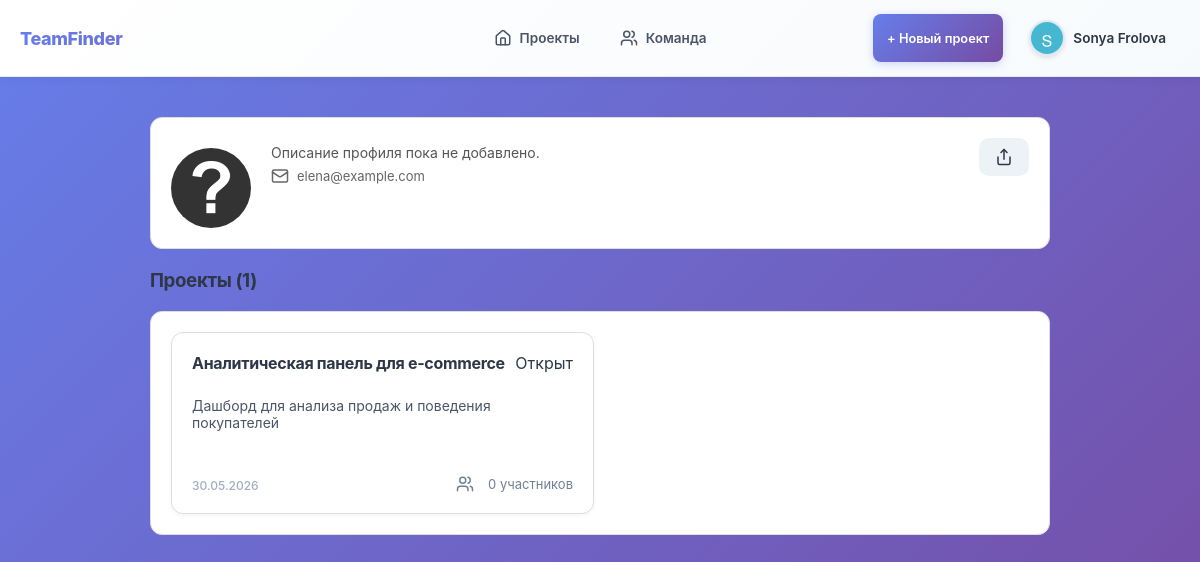
The app's page /users/5/ (signed in), older data.
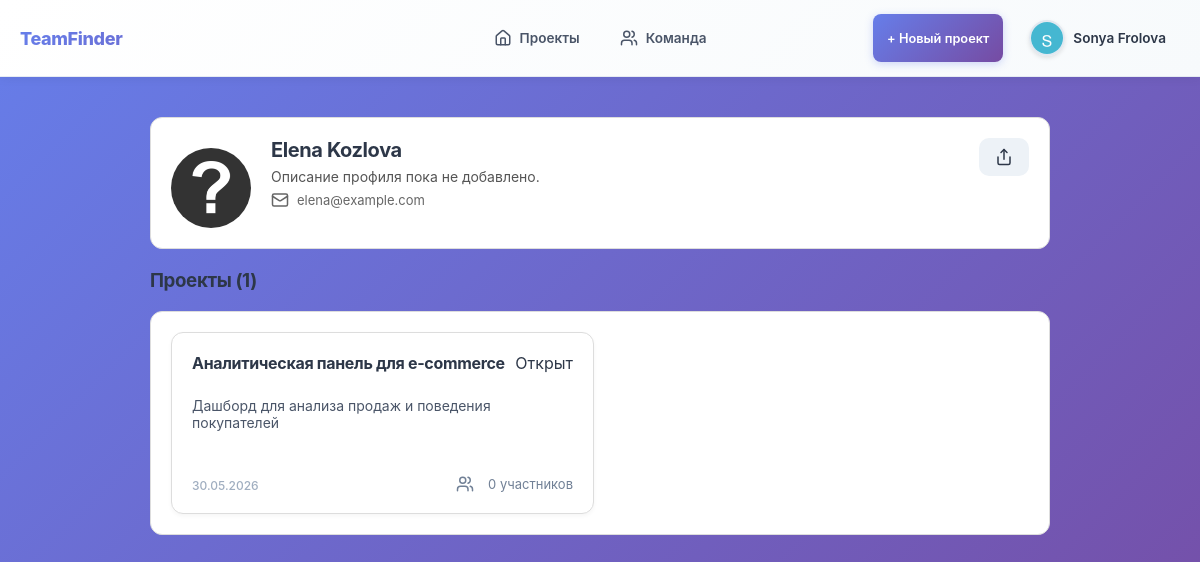
The same page, newer data.
### users/models.py (models this page shows, shortened)
class User(AbstractUser):
    username = None
    email = models.EmailField(unique=True)
    name = models.CharField(max_length=124)
    surname = models.CharField(max_length=124)
    avatar = models.ImageField(
        upload_to="avatars/", blank=True, null=True
    )
    phone = models.CharField(max_length=12, blank=True)
    github_url = models.URLField(blank=True)
    about = models.TextField(max_length=256, blank=True)
    skills = models.ManyToManyField(Skill, blank=True, related_name="users")
    is_active = models.BooleanField(default=True)
    is_staff = models.BooleanField(default=False)
    USERNAME_FIELD = "email"
    REQUIRED_FIELDS = ["name", "surname"]
    objects = UserManager()

### projects/models.py (models this page shows, shortened)
class Project(models.Model):
    name = models.CharField(max_length=200, verbose_name="Название")
    description = models.TextField(blank=True, verbose_name="Описание")
    owner = models.ForeignKey(
        settings.AUTH_USER_MODEL,
        on_delete=models.CASCADE,
        related_name="owned_projects",
        verbose_name="Владелец",
    )
    created_at = models.DateTimeField(auto_now_add=True, verbose_name="Дата создания")
    github_url = models.URLField(blank=True, verbose_name="Ссылка на GitHub")
    status = models.CharField(
        max_length=6, choices=STATUS_CHOICES, default=STATUS_OPEN, verbose_name="Статус"
    )
    participants = models.ManyToManyField(
        settings.AUTH_USER_MODEL,
        blank=True,
        related_name="participated_projects",
        verbose_name="Участники",
    )
    favorited_by = models.ManyToManyField(
        settings.AUTH_USER_MODEL,
        blank=True,
        related_name="favorite_projects",
        through="Favorite",
        verbose_name="В избранном у",
    )
    required_skills = models.ManyToManyField(
        "users.Skill",
        blank=True,
        related_name="projects",
        verbose_name="Необходимые навыки",
    )
    class Meta:
        ordering = ["-created_at"]
        verbose_name = "Проект"
        verbose_name_plural = "Проекты"

### users/views.py (the view)
# urls.py: path("<int:user_id>/", views.user_detail, name="user_detail"),
def user_detail(request, user_id):
    user = get_object_or_404(User, id=user_id)
    return render(request, "users/user-details.html", {"user": user})

### templates/users/user-details.html (shortened to what this page needs)
{% extends 'base.html' %}
{% load static %}
{% block extra_css %}
<link rel="stylesheet" href="{% static 'css/project_list.css' %}">
<link rel="stylesheet" href="{% static 'css/profile.css' %}">
<link rel="stylesheet" href="{% static 'css/skills.css' %}">
{% endblock %}
{% with page_id="profile" %}
{% block content %}
<div class="profile-container">
    <div class="profile-header">
        <div class="profile-info">
            {% if user.avatar %}
                <img src="{{ user.avatar.url }}" alt="Аватар" class="profile-avatar">
            {% else %}
                <img src="{% static 'images/default-avatar.png' %}" alt="Аватар по умолчанию" class="profile-avatar">
            {% endif %}
            <div class="profile-details">
                <h2 class="profile-name">{{ user.name }} {{ user.surname }}</h2>
                <p class="profile-description">
                    {{ user.about|default:"Описание профиля пока не добавлено." }}
                </p>
                <div class="profile-contacts">
                    {% if user.email %}
                    <span>{% include 'includes/svg/email.html' %} {{ user.email }}</span>
                    {% endif %}
                </div>
            </div>
        </div>
        <div class="profile-actions">
            <a href="#"
               class="black-button black-button-share share-button"
               data-url="/users/{{ user.id }}">
            </a>
        </div>
    </div>
    <h3>Проекты ({{ user.owned_projects.all|length }})</h3>
    <div class="collapsed-project-grid">
        {% for project in user.owned_projects.all %}
        <div class="collapsed-project-card">
            <div class="collapsed-project-card-header">
                <h4><a href="/projects/{{ project.id }}">{{ project.name }}</a></h4>
                <span class="project-status-black">
                    {% if project.status == "open" %}
                        Открыт
                    {% elif project.status == "closed" %}
                        Закрыт
                    {% else %}
                        {{ project.status }}
                    {% endif %}
                </span>
            </div>
            <div class="collapsed-project-card-body">
                <div class="collapsed-project-card-description">
                    <p class="project-card-description">{{ project.description|truncatechars:150 }}</p>
                </div>
                <div class="collapsed-project-card-footer">
                    <p class="project-date">{{ project.created_at|date:"d.m.Y" }}</p>
                    {% with count=project.participants.count %}
                    <div class="project-participants">
                        {{ count }}
                        {% if count|add:'-11'|divisibleby:100 or count|add:'-12'|divisibleby:100 or count|add:'-13'|divisibleby:100 or count|add:'-14'|divisibleby:100 %}
                            участников
                        {% elif count|add:'-1'|divisibleby:10 %}
                            участник
                        {% elif count|add:'-2'|divisibleby:10 or count|add:'-3'|divisibleby:10 or count|add:'-4'|divisibleby:10 %}
                            участника
                        {% else %}
                            участников
                        {% endif %}
                    </div>
                    {% endwith %}
                </div>
            </div>
        </div>
        {% empty %}
        <p>Пока нет проектов</p>
        {% endfor %}
    </div>
</div>
{% endblock %}
{% endwith %}

### templates/base.html (shortened to what this page needs)
{% load static %}
<!DOCTYPE html>
<html lang="ru">
<head>
    <link rel="stylesheet" href="{% static 'css/base.css' %}">
    <link rel="stylesheet" href="{% static 'css/header.css' %}">
    {% block extra_css %}{% endblock %}
</head>
<body data-page="{% block page_id %}default{% endblock %}">
{% include 'includes/header.html' %}
{% block content %}{% endblock %}
</body>
</html>

### templates/includes/header.html (shortened to what this page needs)
{% load static %}
<header class="site-header">
    <div class="container">
        <div class="header-content">
            <a href="/projects/list/" class="logo-link">TeamFinder</a>
            <nav class="main-nav">
                <a href="/projects/list/" class="nav-link">
                    <p>Проекты</p>
                </a>
                <a href="/users/list/" class="nav-link">
                    <p>Команда</p>
                </a>
            </nav>
            <div class="user-actions">
                {% if request.user.is_authenticated %}
                <a href="{% url 'projects:create_project' %}" class="action-button nav-link">
                    + Новый проект
                </a>
                <a class="user-menu nav-link">
                    {% if request.user.avatar %}
                        <img src="{{ request.user.avatar.url }}" alt="Аватар пользователя" class="avatar">
                    {% else %}
                        <img src="{% static 'images/default-avatar.png' %}" alt="Аватар по умолчанию" class="avatar">
                    {% endif %}
                    <span class="username">{{ request.user.name }} {{ request.user.surname }}</span>
                </a>
                {% endif %}
            </div>
        </div>
    </div>
</header>

### static/css/base.css (style rules this page uses)
html { overflow-y: scroll; scroll-behavior: smooth; }
body { margin: 0; padding: 0; font-family: 'Inter', 'Roboto', 'Segoe UI', Tahoma, sans-serif; background: linear-gradient(135deg, #667eea 0%, #764ba2 100%); background-attachment: fixed; color: #2d3748; min-height: 100vh; }
h1, h2, h3, h4, h5, h6 { font-weight: 700; letter-spacing: -0.02em; }
a { color: inherit; text-decoration: none; transition: color 0.2s ease; }
.container { max-width: 1280px; margin: 0 auto; padding: 2.5rem; }
span { display: inline-flex; align-items: center; }
.share-button { display: inline-flex; align-items: center; justify-content: center; padding: 10px 16px; background: #edf2f7; border-radius: 10px; transition: all 0.2s ease; }

### static/css/header.css (style rules this page uses)
.site-header { background: linear-gradient(135deg, #ffffff 0%, #f7fafc 100%); border-bottom: 1px solid rgba(226, 232, 240, 0.8); backdrop-filter: blur(10px); position: sticky; top: 0; z-index: 50; font-family: 'Inter', 'Roboto', sans-serif; box-shadow: 0 2px 10px rgba(0, 0, 0, 0.05); }
.container { max-width: 1280px; margin: 0 auto; padding: 14px 20px; display: flex; justify-content: space-between; align-items: center; }
.header-content { display: grid; grid-template-columns: 1fr auto 1fr; align-items: center; gap: 20px; width: 100%; }
.logo-link { font-weight: 800; font-size: 18px; background: linear-gradient(135deg, #667eea 0%, #764ba2 100%); -webkit-background-clip: text; -webkit-text-fill-color: transparent; background-clip: text; text-decoration: none; letter-spacing: -0.02em; }
.main-nav { display: flex; justify-content: center; gap: 12px; }
.nav-link { display: inline-flex; align-items: center; font-size: 0.85rem; color: #4a5568; padding: 8px 14px; border-radius: 8px; transition: all 0.2s cubic-bezier(0.4, 0, 0.2, 1); font-weight: 600; height: 32px; }
.action-button { color: white; background: linear-gradient(135deg, #667eea 0%, #764ba2 100%); font-size: 0.8rem; box-shadow: 0 2px 8px rgba(102, 126, 234, 0.3); }
.user-actions { display: flex; gap: 12px; align-items: center; justify-content: flex-end; }
.user-menu { cursor: pointer; user-select: none; transition: transform 0.2s ease; }
.avatar { width: 32px; height: 32px; border-radius: 50%; object-fit: cover; border: 2px solid #e2e8f0; box-shadow: 0 2px 4px rgba(0, 0, 0, 0.1); }
.username { margin-left: 8px; display: none; font-weight: 600; color: #2d3748; }
@media (min-width: 640px) { .username { display: inline; } }

### static/css/project_list.css (style rules this page uses)
.project-date { color: #a0aec0; font-size: 12px; font-weight: 500; }
.project-card-description { color: #4a5568; font-size: 14px; margin: 0; max-height: 64px; overflow: hidden; text-overflow: ellipsis; display: -webkit-box; -webkit-line-clamp: 3; -webkit-box-orient: vertical; }
.project-participants { display: flex; align-items: center; font-size: 13px; color: #718096; gap: 6px; }
.collapsed-project-grid { display: grid; gap: 24px; grid-template-columns: repeat(2, 1fr); background: white; border: 1px solid #ddd; border-radius: 12px; padding: 20px; margin-bottom: 20px; }
.collapsed-project-card { display: flex; gap: 24px; height: 140px; background: white; border: 1px solid #ddd; border-radius: 12px; padding: 20px; width: calc(100% - 36px); box-shadow: 0 2px 4px rgba(0, 0, 0, 0.04); flex-direction: column; justify-content: space-between; }
.collapsed-project-card p { margin: 0; }
.collapsed-project-card-header { display: flex; flex-direction: row; justify-content: space-between; }
.collapsed-project-card-header h4 { margin: 0; }
.collapsed-project-card-body { height: 100px; display: flex; flex-direction: column; justify-content: space-between; }
.collapsed-project-card-footer { display: flex; flex-direction: row; align-items: flex-end; justify-content: space-between; }

Row changes from the older to the newer data that the page shows:
changed User "Описание профиля пока не добавлено.": name (not shown) → "Elena"; surname (not shown) → "Kozlova"
